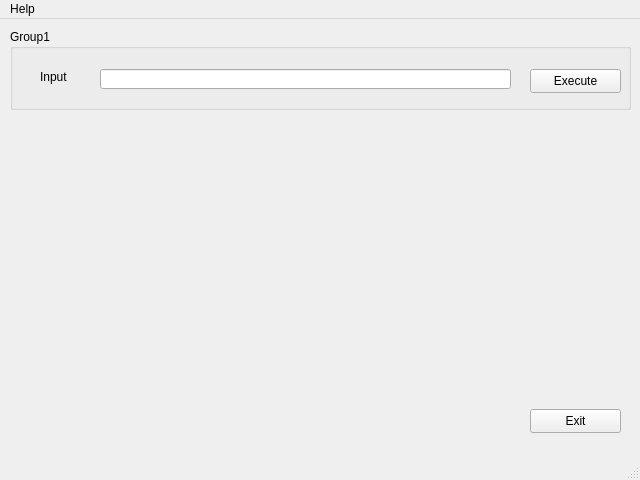
<?xml version="1.0" encoding="UTF-8"?>
<ui version="4.0">
 <class>MainWindow</class>
 <widget class="QMainWindow" name="MainWindow">
  <property name="geometry">
   <rect>
    <x>0</x>
    <y>0</y>
    <width>640</width>
    <height>480</height>
   </rect>
  </property>
  <property name="windowTitle">
   <string>MainWindow</string>
  </property>
  <widget class="QWidget" name="centralwidget">
   <widget class="QGroupBox" name="groupBox">
    <property name="geometry">
     <rect>
      <x>10</x>
      <y>10</y>
      <width>621</width>
      <height>81</height>
     </rect>
    </property>
    <property name="title">
     <string>Group1</string>
    </property>
    <property name="flat">
     <bool>false</bool>
    </property>
    <property name="checkable">
     <bool>false</bool>
    </property>
    <widget class="QLabel" name="labelInput">
     <property name="geometry">
      <rect>
       <x>30</x>
       <y>40</y>
       <width>53</width>
       <height>16</height>
      </rect>
     </property>
     <property name="text">
      <string>Input</string>
     </property>
    </widget>
    <widget class="QLineEdit" name="lineInput">
     <property name="geometry">
      <rect>
       <x>90</x>
       <y>40</y>
       <width>411</width>
       <height>20</height>
      </rect>
     </property>
    </widget>
    <widget class="QPushButton" name="btnExecute">
     <property name="geometry">
      <rect>
       <x>520</x>
       <y>40</y>
       <width>91</width>
       <height>24</height>
      </rect>
     </property>
     <property name="text">
      <string>Execute</string>
     </property>
    </widget>
   </widget>
   <widget class="QPushButton" name="btnExit">
    <property name="geometry">
     <rect>
      <x>530</x>
      <y>390</y>
      <width>91</width>
      <height>24</height>
     </rect>
    </property>
    <property name="text">
     <string>Exit</string>
    </property>
   </widget>
  </widget>
  <widget class="QMenuBar" name="menubar">
   <property name="geometry">
    <rect>
     <x>0</x>
     <y>0</y>
     <width>640</width>
     <height>22</height>
    </rect>
   </property>
   <widget class="QMenu" name="menuHelp">
    <property name="title">
     <string>Help</string>
    </property>
    <addaction name="actionAbout"/>
   </widget>
   <addaction name="menuHelp"/>
  </widget>
  <widget class="QStatusBar" name="statusbar"/>
  <action name="actionAbout">
   <property name="text">
    <string>About</string>
   </property>
  </action>
 </widget>
 <resources/>
 <connections/>
</ui>
